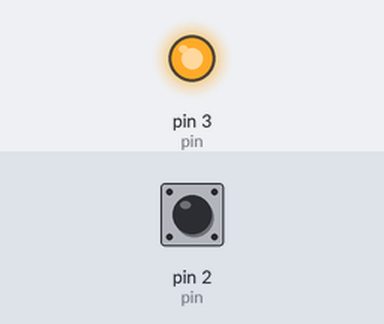
A sketch run on a simulated Arduino Uno, built with avr-gcc and run on an emulated ATmega328P. Parts: output pins drawn as LEDs (lit = HIGH). Dashed ring = blinking. Inputs (shaded band) come from the test bench; at power-on: pin 2 (pin) HIGH.

Above: at 1.2 s.
1.3 s: pin 2 (pin) pulsed LOW 5 times (0.12 s each, 0.3 s apart)
At 1.95 s:
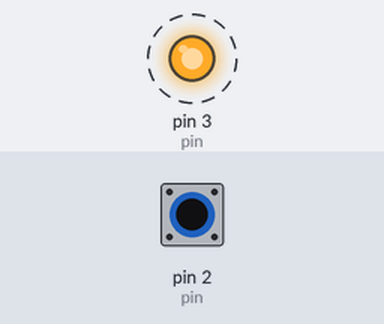
At 3.1 s:
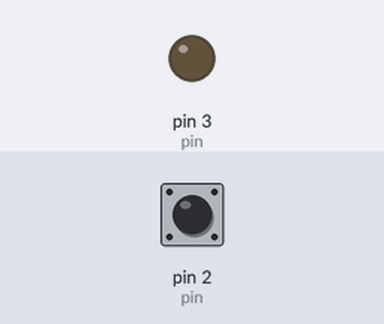
Timing chart, 0 to 4.6 s (numbered marks = the images above; inputs shaded):
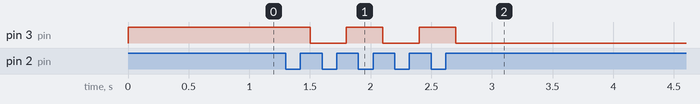

Measured:
- after the input at 1.3 s, pin 3 (pin): alternates HIGH for 0.30 s and LOW for 0.30 s, 5 changes in all, then stays LOW, starting after 0.20 s

The sketch:

5a.ino
```cpp
struct Button
{
    int pin;
    // true for pulldown, false for pullup
    bool pulldown;

    bool state = false;
    bool prevState = false;
    bool pressed = false;
    bool released = false;

    void update()
    {
        if (pulldown)
            state = digitalRead(pin);
        else
            state = !digitalRead(pin);

        pressed = state && !prevState;
        released = !state && prevState;
        prevState = state;
    }
};

struct Timer
{
    unsigned long startTime;

    void reset()
    {
        startTime = millis();
    }

    unsigned long getElapsedTime()
    {
        return millis() - startTime;
    }

    bool isFinished(unsigned long duration)
    {
        return getElapsedTime() >= duration;
    }
};

struct Led
{
    int pin;
    bool state = false;

    void setState(bool newState)
    {
        state = newState;
        digitalWrite(pin, state);
    }

    void toggle()
    {
        setState(!state);
    }
};

Led led1;
Timer timer1;
Button button1;

void setup()
{
    Serial.begin(9600);

    led1.pin = 3;
    pinMode(led1.pin, OUTPUT);

    button1.pin = 2;
    button1.pulldown = true;
    pinMode(button1.pin, INPUT);
}

void loop()
{
    button1.update();

    if (button1.pressed)
    {
        led1.toggle();
    }

    delay(100);
}
```
